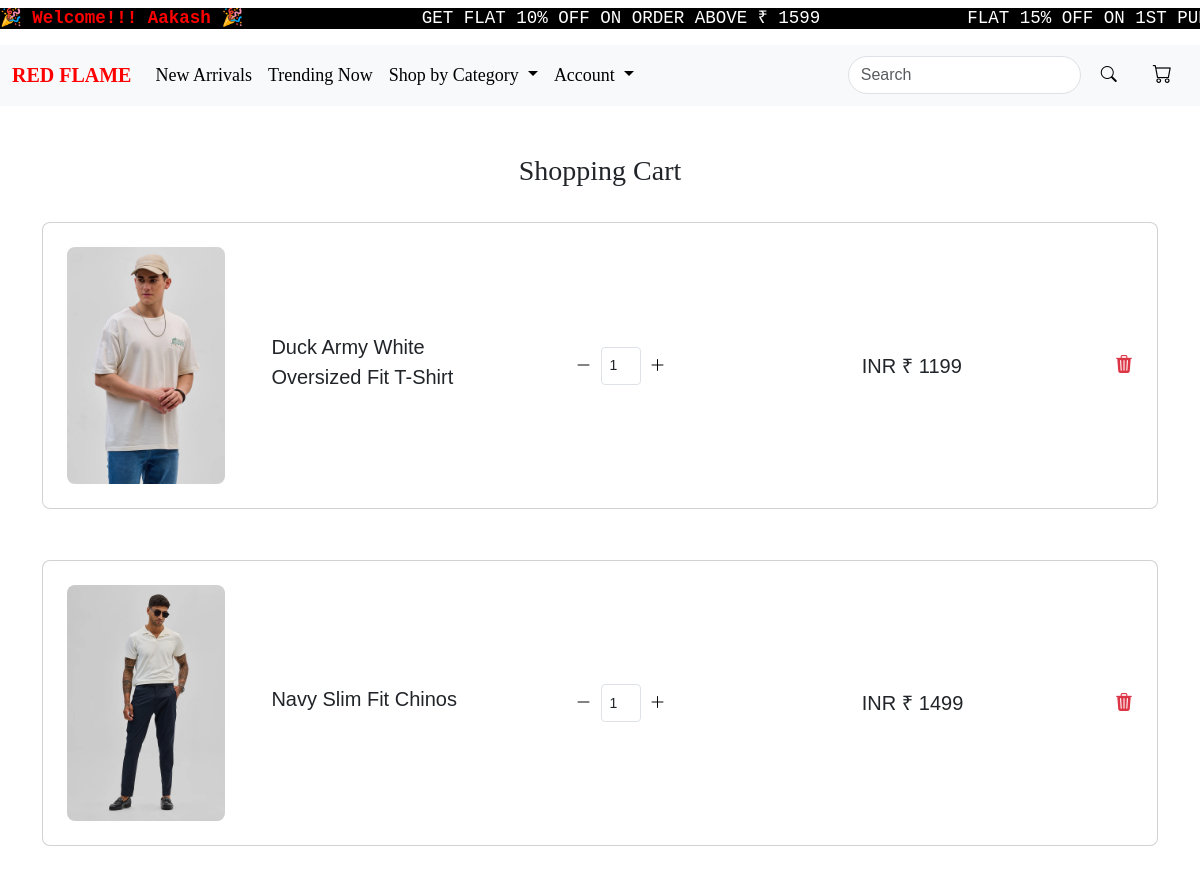
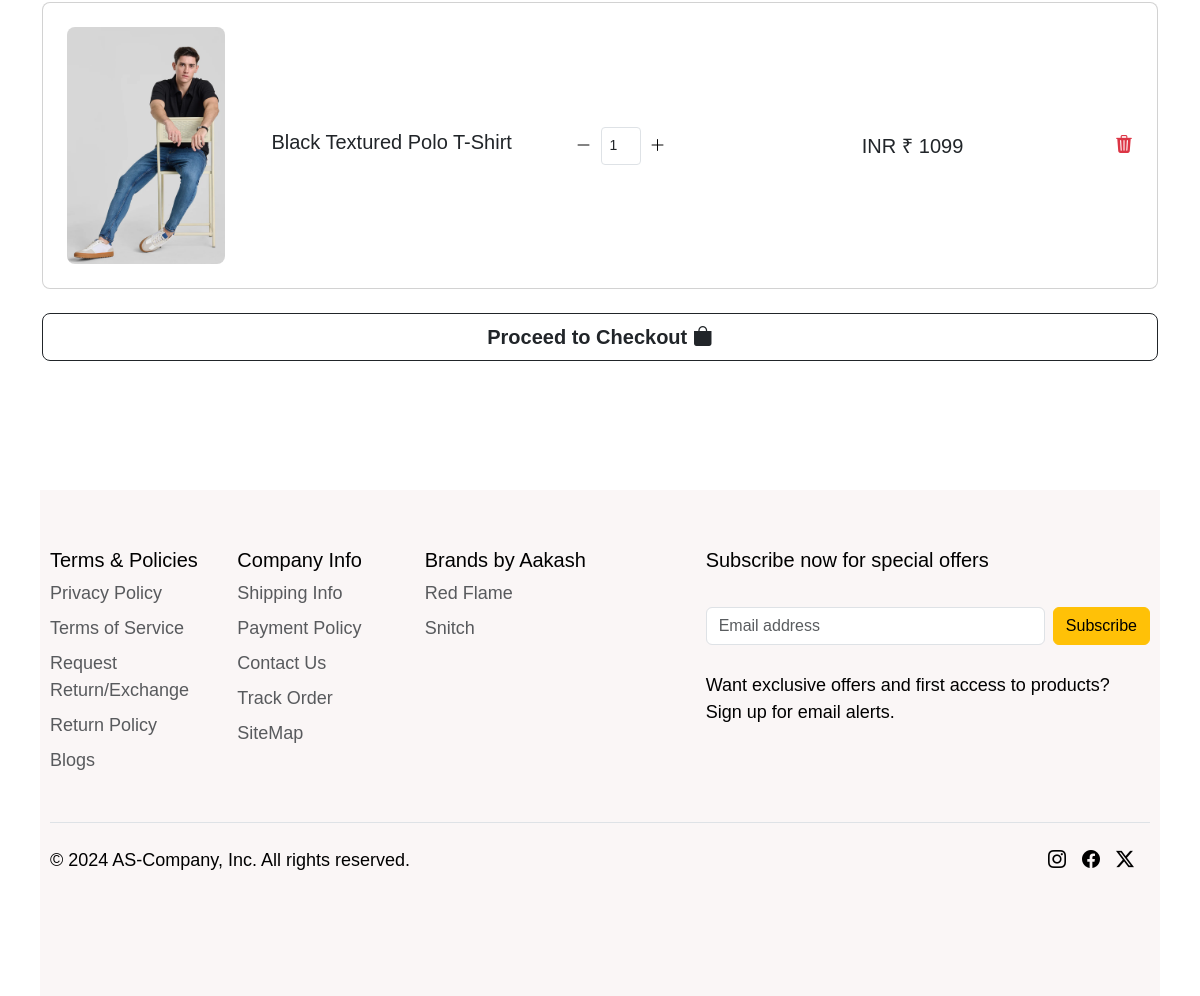
Before: /showcart/ (signed in) with the older database file (2 pictures, top to bottom).
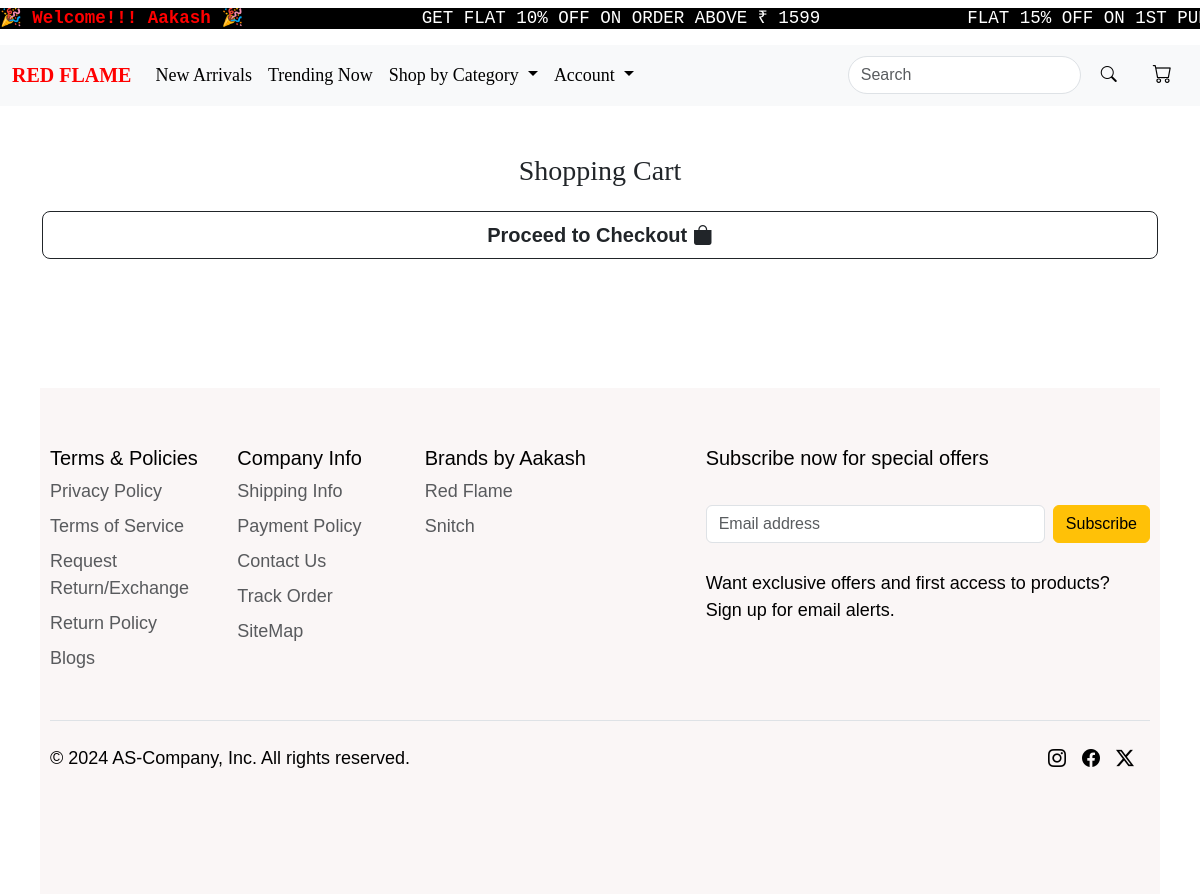
After: the same page with the newer database file.
### core/models.py (models this page shows, shortened)
class CartUpperwear(models.Model):
     user = models.ForeignKey(User, on_delete=models.CASCADE)
     product=models.ForeignKey(new_arrival, on_delete=models.CASCADE)
     quantity=models.PositiveIntegerField(default=1)
     @property
     def price_and_quantity_total(self):
        return self.product.discounted_price*self.quantity

class new_arrival(models.Model):
        CATEGORY_CHOICES = [
        ('NEWARRIVAL','newarrival'),
        ('SHIRTS','shirts'),
        ('T_SHIRTS','t-shirts'),
        ('SWEATSHIRTS','sweatshirts'),
        ('TROUSERS','trousers'),
        ('SHORTS','shorts'),
        ('TRENDING','trending')
    ]
        SIZE_CHOICES = [
        ('S', 'Small'),
        ('M', 'Medium'),
        ('L', 'Large'),
        ('XL', 'Extra Large'),
    ]
        name=models.CharField(max_length=100)
        category = models.CharField(max_length=30,choices=CATEGORY_CHOICES)
        short_d = models.CharField(max_length=400)
        desc = models.TextField()
        original_price=models.IntegerField(default=1000)
        discounted_price=models.IntegerField()
        size = models.CharField(max_length=2, choices=SIZE_CHOICES,default='S')
        upperwear_img = models.ImageField(upload_to='new_arrival_img')

### core/views.py (the view)
# urls.py: path('showcart/',views.showcart,name='showcart'),
def showcart(request):
    if request.user.is_authenticated:
        ca=CartUpperwear.objects.filter(user=request.user)
        return render (request,'core/showcart.html',{'ca':ca})
    else:
        return redirect('login')

### core/templates/core/showcart.html (shortened to what this page needs)
{% extends "core/base.html" %}
{% load static %}
{% block content %}
<section class="h-100">
    <div class="container h-100 py-5">
      <div class="row d-flex justify-content-center align-items-center h-100">
        <div class="col-10">
          <div class="container-fluid d-flex justify-content-center align-items-center">
            <div class="text-center">
              <h3 style="font-family: cursive;">Shopping Cart</h3>
            </div>
          </div>
        </div>
      </div>
      {% for c in ca  %}
      <br>
      <div class="card rounded-3 mb-4">
        <div class="card-body p-4">
          <div class="row d-flex justify-content-between align-items-center">
            <div class="col-md-2 col-lg-2 col-xl-2">
              <img src="{{c.product.upperwear_img.url}}" class="img-fluid rounded-3" alt="Cotton T-shirt">
            </div>
        <div class="col-md-3 col-lg-3 col-xl-3">
          <p class="lead fw-normal mb-2" >{{c.product.short_d}}</p>
        </div>
        <div class="col-md-3 col-lg-3 col-xl-2 d-flex">
          <a href="" class="btn-link-wrapper">
            <button class="btn btn-link px-2">
              <a href="{% url "delete_item" c.id %}" class="">
                <i class="bi bi-dash-lg"></i>
              </a>
            </button>
        </a>
        <input id="form1" min="0" name="quantity" value="{{c.quantity}}" readonly  class="form-control form-control-sm" style="width: 40px; background-color:white;" />
        <a href="" class="btn-link-wrapper">
            <button class="btn btn-link px-2">
              <a href="{% url "add_item" c.id %}" class="">
                <i class="bi bi-plus-lg"></i>
              </a>
            </button>
        </a>
      </div>
      <div class="col-md-3 col-lg-2 col-xl-2 offset-lg-1">
        <h5 class="mb-0">INR &#8377 {{c.price_and_quantity_total}}</h5>
      </div>
      <div class="col-md-1 col-lg-1 col-xl-1 text-end">
        <a href="{% url "delete_cart" c.id %}" class="text-danger"><i class="bi bi-trash3-fill"></i></a>
        </div>
      </div>
    </div>
  </div>
  {% endfor %}
  <div class="d-grid mt-3">
    <a href="{% url "checkout" %}" class="btn btn-outline-dark btn-lg" style="font-weight: bolder;">
      Proceed to Checkout <i class="bi bi-bag-fill"></i></a>
  </div>
  </div>
</section>
<br><br><br>
{% endblock content %}

### core/templates/core/base.html (shortened to what this page needs)
<!doctype html>
{% load static %}
<html lang="en">
  <head>
    <link rel="stylesheet" href="{% static "core/css/bootstrap.min.css" %}">
    <link rel="stylesheet" href="https://cdn.jsdelivr.net/npm/bootstrap-icons@1.11.3/font/bootstrap-icons.min.css">
    <link href="https://cdn.jsdelivr.net/npm/bootstrap@5.3.3/dist/css/bootstrap.min.css" rel="stylesheet">
    <link rel="stylesheet" href="{% static "core/css/core.css" %}">
  </head>
  <body>
     {% include "core/navbar.html" %}
    {% block content %}
    {% endblock content %}
    {% include "core/footer.html" %}
  </body>
</html>

### core/templates/core/navbar.html (shortened to what this page needs)
{% load static %}
<marquee  class="marque" style="background-color:black; ">
    <h5><pre style="background-color:black; color:white;" class="mt-2"><spam style='color:red; font-weight: bold;'>&#x1F389; Welcome!!! {{request.user}} &#x1F389;</spam>                 GET FLAT 10% OFF ON ORDER ABOVE &#8377 1599              FLAT 15% OFF ON 1ST PURCHASE *TnC Apply</pre></h5>
</marquee>
<nav class="navbar navbar-expand-lg bg-body-tertiary">
    <div class="container-fluid">
      <a class="navbar-brand" href="{% url "index" %}" id="logo" style="font-family: cursive;"><strong>RED FLAME</strong></a>
      <div class="collapse navbar-collapse" id="navbarSupportedContent">
        <ul class="navbar-nav me-auto mb-2 mb-lg-0">
          <li class="nav-item">
            <a class="nav-link active" aria-current="page" href="{% url "newarrival" %}" id="navbarbtns" style="font-family: cursive;">New Arrivals</a>
          </li>
          <li class="nav-item">
            <a class="nav-link" href="{% url "trending" %}" id="navbarbtns" style="font-family: cursive;">Trending Now</a>
          </li>
          <li class="nav-item dropdown">
            <a class="nav-link dropdown-toggle" href="#" role="button" data-bs-toggle="dropdown" aria-expanded="false" id="navbarbtns" style="font-family: cursive;">
              Shop by Category
            </a>
          </li>
          <li class="nav-item dropdown">
            <a class="nav-link dropdown-toggle" href="#" role="button" data-bs-toggle="dropdown" aria-expanded="false" id="navbarbtns" style="font-family: cursive;">
              Account
            </a>
          </li>
        </ul>
        <form class="d-flex ms-auto" role="search">
          <input class="form-control me-2" type="search" placeholder="Search" aria-label="Search" id="searchbar">
          <button class="btn" type="submit" id="searchbtn"><i class="bi bi-search"></i></button>
        </form>
        <ul class="navbar-nav ms-3">
          <li class="nav-item" id="navbarbtns">
            <a class="nav-link" href="{% url "showcart" %}">
              <i class="bi bi-cart" style="font-size: 1.2rem; margin-right: 8px; color: black;" id="navbarbtns"></i>
            </a>
          </li>
        </ul>
      </div>
    </div>
  </nav>

### core/templates/core/footer.html (shortened to what this page needs)
{% load static %}
<div class="container-fluid" style="color: black; background-color: rgb(250, 246, 246); width: calc(100vw - 80px); padding: 10px; margin: 0 40px; max-width: none;">
    <footer class="py-5">
        <div class="row">
            <div class="col-6 col-md-2 mb-3">
                <h5>Terms & Policies</h5>
                <ul class="nav flex-column">
                    <li class="nav-item mb-2"><a href="#" class="nav-link p-0 text-body-secondary" style="color: grey;">Privacy Policy</a></li>
                    <li class="nav-item mb-2"><a href="#" class="nav-link p-0 text-body-secondary" style="color: grey;">Terms of Service</a></li>
                    <li class="nav-item mb-2"><a href="#" class="nav-link p-0 text-body-secondary" style="color: grey;">Request Return/Exchange</a></li>
                    <li class="nav-item mb-2"><a href="#" class="nav-link p-0 text-body-secondary" style="color: grey;">Return Policy</a></li>
                    <li class="nav-item mb-2"><a href="#" class="nav-link p-0 text-body-secondary" style="color: grey;">Blogs</a></li>
                </ul>
            </div>
            <div class="col-6 col-md-2 mb-3">
                <h5>Company Info</h5>
                <ul class="nav flex-column">
                    <li class="nav-item mb-2"><a href="#" class="nav-link p-0 text-body-secondary" style="color: gray;">Shipping Info</a></li>
                    <li class="nav-item mb-2"><a href="#" class="nav-link p-0 text-body-secondary" style="color: gray;">Payment Policy</a></li>
                    <li class="nav-item mb-2"><a href="#" class="nav-link p-0 text-body-secondary" style="color: gray;">Contact Us</a></li>
                    <li class="nav-item mb-2"><a href="#" class="nav-link p-0 text-body-secondary" style="color: gray;">Track Order</a></li>
                    <li class="nav-item mb-2"><a href="#" class="nav-link p-0 text-body-secondary" style="color: gray;">SiteMap</a></li>
                </ul>
            </div>
            <div class="col-6 col-md-2 mb-3">
                <h5>Brands by Aakash</h5>
                <ul class="nav flex-column">
                    <li class="nav-item mb-2"><a href="#" class="nav-link p-0 text-body-secondary" style="color: gray;">Red Flame</a></li>
                    <li class="nav-item mb-2"><a href="#" class="nav-link p-0 text-body-secondary" style="color: gray;">Snitch</a></li>
                </ul>
            </div>
            <div class="col-md-5 offset-md-1 mb-3">
                <form>
                    <h5>Subscribe now for special offers</h5>
                   <br>
                    <div class="d-flex flex-column flex-sm-row w-100 gap-2">
                        <input id="newsletter1" type="text" class="form-control" placeholder="Email address">
                        <button class="btn btn-warning" type="button">Subscribe</button>
                    </div>
                    <br>
                    <p>Want exclusive offers and first access to products? Sign up for email alerts.</p>
                </form>
            </div>
        </div>
        <div class="d-flex flex-column flex-sm-row justify-content-between py-4 my-4 border-top">
            <p>&copy; 2024 AS-Company, Inc. All rights reserved.</p>
            <ul class="list-unstyled d-flex">
               <li><a href="https://www.instagram.com/" target="_blank" class="me-3"><i class="bi bi-instagram"></i></a></li>
               <li><a href="https://www.facebook.com/login.php/" target="_blank" class="me-3"><i class="bi bi-facebook"></i></i></a></li>
               <li><a href="https://x.com/?lang=en&mx=2" target="_blank" class="me-3"><i class="bi bi-twitter-x"></i></a></li>
            </ul>
        </div>
    </footer>
</div>

### core/static/core/css/core.css (style rules this page uses)
@media (max-width: 1200px) { body { font-size: 18px; padding: 15px; } }
body { overflow-x: hidden; margin: 0; padding: 0; font-family: Arial, sans-serif; background-color: white; }
.marque { background-color: black; color: whitesmoke; }
#searchbtn { border: none; color: black; }
#searchbar { border-radius: 50px; }
#logo { font-weight: bolder; color: red; font-family:Cambria, Cochin, Georgia, Times, 'Times New Roman', serif; }
#navbarbtns { color: black; }
.active { opacity: 1; }
.navbar { background-color: transparent }
a { color: rgb(0, 0, 0); }

### core/templates/core/base.html (style rules this page uses)
body { overflow-x: hidden; margin: 0; padding: 0; font-family: Arial, sans-serif; }

### core/templates/core/navbar.html (style rules this page uses)
@media (max-width: 1200px) { body { font-size: 18px; padding: 15px; } }
body { overflow-x: hidden; margin: 0; padding: 0; font-family: Arial, sans-serif; }

Changed rows visible on the page:
removed CartUpperwear: product.upperwear_img (picture), product.short_d "Duck Army White Oversized Fit T-Shirt", quantity "1", price_and_quantity_total "1199"
removed CartUpperwear: product.upperwear_img (picture), product.short_d "Navy Slim Fit Chinos", quantity "1", price_and_quantity_total "1499"
removed CartUpperwear: product.upperwear_img (picture), product.short_d "Black Textured Polo T-Shirt", quantity "1", price_and_quantity_total "1099"
